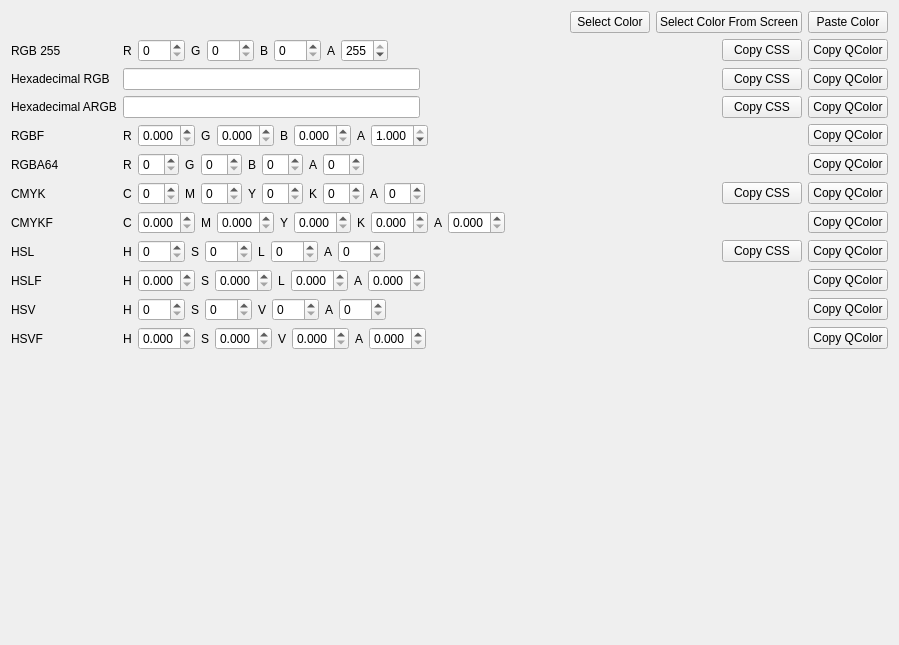
<?xml version="1.0" encoding="UTF-8"?>
<ui version="4.0">
 <class>CustomWidget</class>
 <widget class="QWidget" name="CustomWidget">
  <property name="geometry">
   <rect>
    <x>0</x>
    <y>0</y>
    <width>899</width>
    <height>645</height>
   </rect>
  </property>
  <property name="windowTitle">
   <string>Form</string>
  </property>
  <property name="locale">
   <locale language="English" country="UnitedStates"/>
  </property>
  <layout class="QVBoxLayout" name="verticalLayout" stretch="0,1">
   <item>
    <layout class="QHBoxLayout" name="horizontalLayout">
     <item>
      <widget class="QWidget" name="colorWidget" native="true">
       <property name="sizePolicy">
        <sizepolicy hsizetype="Expanding" vsizetype="Expanding">
         <horstretch>0</horstretch>
         <verstretch>0</verstretch>
        </sizepolicy>
       </property>
       <property name="minimumSize">
        <size>
         <width>0</width>
         <height>0</height>
        </size>
       </property>
      </widget>
     </item>
     <item>
      <widget class="QPushButton" name="selectColorButton">
       <property name="text">
        <string>Select Color</string>
       </property>
      </widget>
     </item>
     <item>
      <widget class="QPushButton" name="selectFromScreenButton">
       <property name="text">
        <string>Select Color From Screen</string>
       </property>
      </widget>
     </item>
     <item>
      <widget class="QPushButton" name="pasteQColorButton">
       <property name="toolTip">
        <string>Paste QColor or CSS color</string>
       </property>
       <property name="text">
        <string>Paste Color</string>
       </property>
       <property name="icon">
        <iconset theme="QIcon::ThemeIcon::EditPaste"/>
       </property>
      </widget>
     </item>
    </layout>
   </item>
   <item>
    <layout class="QFormLayout" name="formLayout">
     <item row="0" column="0">
      <widget class="QLabel" name="label">
       <property name="text">
        <string>RGB 255</string>
       </property>
      </widget>
     </item>
     <item row="0" column="1">
      <layout class="QHBoxLayout" name="horizontalLayout_2">
       <item>
        <widget class="QLabel" name="label_2">
         <property name="text">
          <string>R</string>
         </property>
        </widget>
       </item>
       <item>
        <widget class="QSpinBox" name="red255">
         <property name="maximum">
          <number>255</number>
         </property>
        </widget>
       </item>
       <item>
        <widget class="QLabel" name="label_3">
         <property name="text">
          <string>G</string>
         </property>
        </widget>
       </item>
       <item>
        <widget class="QSpinBox" name="green255">
         <property name="maximum">
          <number>255</number>
         </property>
        </widget>
       </item>
       <item>
        <widget class="QLabel" name="label_4">
         <property name="text">
          <string>B</string>
         </property>
        </widget>
       </item>
       <item>
        <widget class="QSpinBox" name="blue255">
         <property name="maximum">
          <number>255</number>
         </property>
        </widget>
       </item>
       <item>
        <widget class="QLabel" name="label_20">
         <property name="text">
          <string>A</string>
         </property>
        </widget>
       </item>
       <item>
        <widget class="QSpinBox" name="alpha255">
         <property name="maximum">
          <number>255</number>
         </property>
         <property name="value">
          <number>255</number>
         </property>
        </widget>
       </item>
       <item>
        <spacer name="horizontalSpacer">
         <property name="orientation">
          <enum>Qt::Orientation::Horizontal</enum>
         </property>
         <property name="sizeHint" stdset="0">
          <size>
           <width>40</width>
           <height>20</height>
          </size>
         </property>
        </spacer>
       </item>
       <item>
        <widget class="QPushButton" name="copyRGBCSSButton">
         <property name="text">
          <string>Copy CSS</string>
         </property>
         <property name="icon">
          <iconset theme="QIcon::ThemeIcon::EditCopy"/>
         </property>
        </widget>
       </item>
       <item>
        <widget class="QPushButton" name="copyQColorButton">
         <property name="toolTip">
          <string>Copy As QColor::fromRgb</string>
         </property>
         <property name="text">
          <string>Copy QColor</string>
         </property>
         <property name="icon">
          <iconset theme="QIcon::ThemeIcon::EditCopy"/>
         </property>
        </widget>
       </item>
      </layout>
     </item>
     <item row="1" column="0">
      <widget class="QLabel" name="label_5">
       <property name="text">
        <string>Hexadecimal RGB</string>
       </property>
      </widget>
     </item>
     <item row="1" column="1">
      <layout class="QHBoxLayout" name="horizontalLayout_3">
       <item>
        <widget class="QLineEdit" name="hexRGBLineEdit"/>
       </item>
       <item>
        <spacer name="horizontalSpacer_2">
         <property name="orientation">
          <enum>Qt::Orientation::Horizontal</enum>
         </property>
         <property name="sizeHint" stdset="0">
          <size>
           <width>40</width>
           <height>20</height>
          </size>
         </property>
        </spacer>
       </item>
       <item>
        <widget class="QPushButton" name="copyHexRGBCSSButton">
         <property name="text">
          <string>Copy CSS</string>
         </property>
         <property name="icon">
          <iconset theme="QIcon::ThemeIcon::EditCopy"/>
         </property>
        </widget>
       </item>
       <item>
        <widget class="QPushButton" name="copyHexButton">
         <property name="toolTip">
          <string>Copy as QColor::fromRgb</string>
         </property>
         <property name="text">
          <string>Copy QColor</string>
         </property>
         <property name="icon">
          <iconset theme="QIcon::ThemeIcon::EditCopy"/>
         </property>
        </widget>
       </item>
      </layout>
     </item>
     <item row="3" column="0">
      <widget class="QLabel" name="label_6">
       <property name="text">
        <string>RGBF</string>
       </property>
      </widget>
     </item>
     <item row="3" column="1">
      <layout class="QHBoxLayout" name="horizontalLayout_4">
       <item>
        <widget class="QLabel" name="label_12">
         <property name="text">
          <string>R</string>
         </property>
        </widget>
       </item>
       <item>
        <widget class="QDoubleSpinBox" name="redf">
         <property name="decimals">
          <number>3</number>
         </property>
         <property name="maximum">
          <double>1.000000000000000</double>
         </property>
         <property name="singleStep">
          <double>0.010000000000000</double>
         </property>
        </widget>
       </item>
       <item>
        <widget class="QLabel" name="label_13">
         <property name="text">
          <string>G</string>
         </property>
        </widget>
       </item>
       <item>
        <widget class="QDoubleSpinBox" name="greenf">
         <property name="decimals">
          <number>3</number>
         </property>
         <property name="maximum">
          <double>1.000000000000000</double>
         </property>
         <property name="singleStep">
          <double>0.010000000000000</double>
         </property>
        </widget>
       </item>
       <item>
        <widget class="QLabel" name="label_14">
         <property name="text">
          <string>B</string>
         </property>
        </widget>
       </item>
       <item>
        <widget class="QDoubleSpinBox" name="bluef">
         <property name="decimals">
          <number>3</number>
         </property>
         <property name="maximum">
          <double>1.000000000000000</double>
         </property>
         <property name="singleStep">
          <double>0.010000000000000</double>
         </property>
        </widget>
       </item>
       <item>
        <widget class="QLabel" name="label_21">
         <property name="text">
          <string>A</string>
         </property>
        </widget>
       </item>
       <item>
        <widget class="QDoubleSpinBox" name="alphaf">
         <property name="decimals">
          <number>3</number>
         </property>
         <property name="maximum">
          <double>1.000000000000000</double>
         </property>
         <property name="singleStep">
          <double>0.010000000000000</double>
         </property>
         <property name="value">
          <double>1.000000000000000</double>
         </property>
        </widget>
       </item>
       <item>
        <spacer name="horizontalSpacer_3">
         <property name="orientation">
          <enum>Qt::Orientation::Horizontal</enum>
         </property>
         <property name="sizeHint" stdset="0">
          <size>
           <width>40</width>
           <height>20</height>
          </size>
         </property>
        </spacer>
       </item>
       <item>
        <widget class="QPushButton" name="copyRgbfButton">
         <property name="toolTip">
          <string>Copy as QColor::fromRgbF</string>
         </property>
         <property name="text">
          <string>Copy QColor</string>
         </property>
         <property name="icon">
          <iconset theme="QIcon::ThemeIcon::EditCopy"/>
         </property>
        </widget>
       </item>
      </layout>
     </item>
     <item row="4" column="0">
      <widget class="QLabel" name="label_7">
       <property name="text">
        <string>RGBA64</string>
       </property>
      </widget>
     </item>
     <item row="4" column="1">
      <layout class="QHBoxLayout" name="horizontalLayout_5">
       <item>
        <widget class="QLabel" name="label_8">
         <property name="text">
          <string>R</string>
         </property>
        </widget>
       </item>
       <item>
        <widget class="QSpinBox" name="red64"/>
       </item>
       <item>
        <widget class="QLabel" name="label_9">
         <property name="text">
          <string>G</string>
         </property>
        </widget>
       </item>
       <item>
        <widget class="QSpinBox" name="green64"/>
       </item>
       <item>
        <widget class="QLabel" name="label_10">
         <property name="text">
          <string>B</string>
         </property>
        </widget>
       </item>
       <item>
        <widget class="QSpinBox" name="blue64"/>
       </item>
       <item>
        <widget class="QLabel" name="label_11">
         <property name="text">
          <string>A</string>
         </property>
        </widget>
       </item>
       <item>
        <widget class="QSpinBox" name="alpha64"/>
       </item>
       <item>
        <spacer name="horizontalSpacer_4">
         <property name="orientation">
          <enum>Qt::Orientation::Horizontal</enum>
         </property>
         <property name="sizeHint" stdset="0">
          <size>
           <width>40</width>
           <height>20</height>
          </size>
         </property>
        </spacer>
       </item>
       <item>
        <widget class="QPushButton" name="copyRgba64Button">
         <property name="toolTip">
          <string>Copy as QColor::fromRgb64</string>
         </property>
         <property name="text">
          <string>Copy QColor</string>
         </property>
         <property name="icon">
          <iconset theme="QIcon::ThemeIcon::EditCopy"/>
         </property>
        </widget>
       </item>
      </layout>
     </item>
     <item row="5" column="0">
      <widget class="QLabel" name="label_15">
       <property name="text">
        <string>CMYK</string>
       </property>
      </widget>
     </item>
     <item row="5" column="1">
      <layout class="QHBoxLayout" name="horizontalLayout_6">
       <item>
        <widget class="QLabel" name="label_16">
         <property name="text">
          <string>C</string>
         </property>
        </widget>
       </item>
       <item>
        <widget class="QSpinBox" name="cmykC"/>
       </item>
       <item>
        <widget class="QLabel" name="label_17">
         <property name="text">
          <string>M</string>
         </property>
        </widget>
       </item>
       <item>
        <widget class="QSpinBox" name="cmykM"/>
       </item>
       <item>
        <widget class="QLabel" name="label_18">
         <property name="text">
          <string>Y</string>
         </property>
        </widget>
       </item>
       <item>
        <widget class="QSpinBox" name="cmykY"/>
       </item>
       <item>
        <widget class="QLabel" name="label_19">
         <property name="text">
          <string>K</string>
         </property>
        </widget>
       </item>
       <item>
        <widget class="QSpinBox" name="cmykK"/>
       </item>
       <item>
        <widget class="QLabel" name="label_22">
         <property name="text">
          <string>A</string>
         </property>
        </widget>
       </item>
       <item>
        <widget class="QSpinBox" name="cmykA"/>
       </item>
       <item>
        <spacer name="horizontalSpacer_5">
         <property name="orientation">
          <enum>Qt::Orientation::Horizontal</enum>
         </property>
         <property name="sizeHint" stdset="0">
          <size>
           <width>40</width>
           <height>20</height>
          </size>
         </property>
        </spacer>
       </item>
       <item>
        <widget class="QPushButton" name="copyCmykCSSButton">
         <property name="text">
          <string>Copy CSS</string>
         </property>
         <property name="icon">
          <iconset theme="QIcon::ThemeIcon::EditCopy"/>
         </property>
        </widget>
       </item>
       <item>
        <widget class="QPushButton" name="copyCmykButton">
         <property name="toolTip">
          <string>Copy as QColor::fromCmyk</string>
         </property>
         <property name="text">
          <string>Copy QColor</string>
         </property>
         <property name="icon">
          <iconset theme="QIcon::ThemeIcon::EditCopy"/>
         </property>
        </widget>
       </item>
      </layout>
     </item>
     <item row="6" column="0">
      <widget class="QLabel" name="label_23">
       <property name="text">
        <string>CMYKF</string>
       </property>
      </widget>
     </item>
     <item row="6" column="1">
      <layout class="QHBoxLayout" name="horizontalLayout_7">
       <item>
        <widget class="QLabel" name="label_28">
         <property name="text">
          <string>C</string>
         </property>
        </widget>
       </item>
       <item>
        <widget class="QDoubleSpinBox" name="cmykfC">
         <property name="decimals">
          <number>3</number>
         </property>
         <property name="maximum">
          <double>1.000000000000000</double>
         </property>
         <property name="singleStep">
          <double>0.010000000000000</double>
         </property>
        </widget>
       </item>
       <item>
        <widget class="QLabel" name="label_29">
         <property name="text">
          <string>M</string>
         </property>
        </widget>
       </item>
       <item>
        <widget class="QDoubleSpinBox" name="cmykfM">
         <property name="decimals">
          <number>3</number>
         </property>
         <property name="maximum">
          <double>1.000000000000000</double>
         </property>
         <property name="singleStep">
          <double>0.010000000000000</double>
         </property>
        </widget>
       </item>
       <item>
        <widget class="QLabel" name="label_30">
         <property name="text">
          <string>Y</string>
         </property>
        </widget>
       </item>
       <item>
        <widget class="QDoubleSpinBox" name="cmykfY">
         <property name="decimals">
          <number>3</number>
         </property>
         <property name="maximum">
          <double>1.000000000000000</double>
         </property>
         <property name="singleStep">
          <double>0.010000000000000</double>
         </property>
        </widget>
       </item>
       <item>
        <widget class="QLabel" name="label_31">
         <property name="text">
          <string>K</string>
         </property>
        </widget>
       </item>
       <item>
        <widget class="QDoubleSpinBox" name="cmykfK">
         <property name="decimals">
          <number>3</number>
         </property>
         <property name="maximum">
          <double>1.000000000000000</double>
         </property>
         <property name="singleStep">
          <double>0.010000000000000</double>
         </property>
        </widget>
       </item>
       <item>
        <widget class="QLabel" name="label_32">
         <property name="text">
          <string>A</string>
         </property>
        </widget>
       </item>
       <item>
        <widget class="QDoubleSpinBox" name="cmykfA">
         <property name="decimals">
          <number>3</number>
         </property>
         <property name="maximum">
          <double>1.000000000000000</double>
         </property>
         <property name="singleStep">
          <double>0.010000000000000</double>
         </property>
        </widget>
       </item>
       <item>
        <spacer name="horizontalSpacer_6">
         <property name="orientation">
          <enum>Qt::Orientation::Horizontal</enum>
         </property>
         <property name="sizeHint" stdset="0">
          <size>
           <width>40</width>
           <height>20</height>
          </size>
         </property>
        </spacer>
       </item>
       <item>
        <widget class="QPushButton" name="copyCmykFButton">
         <property name="toolTip">
          <string>Copy as QColor::fromCmykF</string>
         </property>
         <property name="text">
          <string>Copy QColor</string>
         </property>
         <property name="icon">
          <iconset theme="QIcon::ThemeIcon::EditCopy"/>
         </property>
        </widget>
       </item>
      </layout>
     </item>
     <item row="7" column="0">
      <widget class="QLabel" name="label_24">
       <property name="text">
        <string>HSL</string>
       </property>
      </widget>
     </item>
     <item row="7" column="1">
      <layout class="QHBoxLayout" name="horizontalLayout_8">
       <item>
        <widget class="QLabel" name="label_33">
         <property name="text">
          <string>H</string>
         </property>
        </widget>
       </item>
       <item>
        <widget class="QSpinBox" name="hslH">
         <property name="maximum">
          <number>255</number>
         </property>
        </widget>
       </item>
       <item>
        <widget class="QLabel" name="label_34">
         <property name="text">
          <string>S</string>
         </property>
        </widget>
       </item>
       <item>
        <widget class="QSpinBox" name="hslS">
         <property name="maximum">
          <number>255</number>
         </property>
        </widget>
       </item>
       <item>
        <widget class="QLabel" name="label_35">
         <property name="text">
          <string>L</string>
         </property>
        </widget>
       </item>
       <item>
        <widget class="QSpinBox" name="hslL">
         <property name="maximum">
          <number>255</number>
         </property>
        </widget>
       </item>
       <item>
        <widget class="QLabel" name="label_36">
         <property name="text">
          <string>A</string>
         </property>
        </widget>
       </item>
       <item>
        <widget class="QSpinBox" name="hslA">
         <property name="maximum">
          <number>255</number>
         </property>
        </widget>
       </item>
       <item>
        <spacer name="horizontalSpacer_7">
         <property name="orientation">
          <enum>Qt::Orientation::Horizontal</enum>
         </property>
         <property name="sizeHint" stdset="0">
          <size>
           <width>40</width>
           <height>20</height>
          </size>
         </property>
        </spacer>
       </item>
       <item>
        <widget class="QPushButton" name="copyHslCSSButton">
         <property name="text">
          <string>Copy CSS</string>
         </property>
         <property name="icon">
          <iconset theme="QIcon::ThemeIcon::EditCopy"/>
         </property>
        </widget>
       </item>
       <item>
        <widget class="QPushButton" name="copyHslButton">
         <property name="toolTip">
          <string>Copy as QColor::fromHsl</string>
         </property>
         <property name="text">
          <string>Copy QColor</string>
         </property>
         <property name="icon">
          <iconset theme="QIcon::ThemeIcon::EditCopy"/>
         </property>
        </widget>
       </item>
      </layout>
     </item>
     <item row="8" column="0">
      <widget class="QLabel" name="label_25">
       <property name="text">
        <string>HSLF</string>
       </property>
      </widget>
     </item>
     <item row="8" column="1">
      <layout class="QHBoxLayout" name="horizontalLayout_9">
       <item>
        <widget class="QLabel" name="label_37">
         <property name="text">
          <string>H</string>
         </property>
        </widget>
       </item>
       <item>
        <widget class="QDoubleSpinBox" name="hslfH">
         <property name="decimals">
          <number>3</number>
         </property>
         <property name="maximum">
          <double>1.000000000000000</double>
         </property>
         <property name="singleStep">
          <double>0.010000000000000</double>
         </property>
        </widget>
       </item>
       <item>
        <widget class="QLabel" name="label_38">
         <property name="text">
          <string>S</string>
         </property>
        </widget>
       </item>
       <item>
        <widget class="QDoubleSpinBox" name="hslfS">
         <property name="decimals">
          <number>3</number>
         </property>
         <property name="maximum">
          <double>1.000000000000000</double>
         </property>
         <property name="singleStep">
          <double>0.010000000000000</double>
         </property>
        </widget>
       </item>
       <item>
        <widget class="QLabel" name="label_39">
         <property name="text">
          <string>L</string>
         </property>
        </widget>
       </item>
       <item>
        <widget class="QDoubleSpinBox" name="hslfL">
         <property name="decimals">
          <number>3</number>
         </property>
         <property name="maximum">
          <double>1.000000000000000</double>
         </property>
         <property name="singleStep">
          <double>0.010000000000000</double>
         </property>
        </widget>
       </item>
       <item>
        <widget class="QLabel" name="label_40">
         <property name="text">
          <string>A</string>
         </property>
        </widget>
       </item>
       <item>
        <widget class="QDoubleSpinBox" name="hslfA">
         <property name="decimals">
          <number>3</number>
         </property>
         <property name="maximum">
          <double>1.000000000000000</double>
         </property>
         <property name="singleStep">
          <double>0.010000000000000</double>
         </property>
        </widget>
       </item>
       <item>
        <spacer name="horizontalSpacer_10">
         <property name="orientation">
          <enum>Qt::Orientation::Horizontal</enum>
         </property>
         <property name="sizeHint" stdset="0">
          <size>
           <width>40</width>
           <height>20</height>
          </size>
         </property>
        </spacer>
       </item>
       <item>
        <widget class="QPushButton" name="copyHslFButton">
         <property name="toolTip">
          <string>Copy as QColor::fromHslF</string>
         </property>
         <property name="text">
          <string>Copy QColor</string>
         </property>
         <property name="icon">
          <iconset theme="QIcon::ThemeIcon::EditCopy"/>
         </property>
        </widget>
       </item>
      </layout>
     </item>
     <item row="9" column="0">
      <widget class="QLabel" name="label_26">
       <property name="text">
        <string>HSV</string>
       </property>
      </widget>
     </item>
     <item row="9" column="1">
      <layout class="QHBoxLayout" name="horizontalLayout_10">
       <item>
        <widget class="QLabel" name="label_41">
         <property name="text">
          <string>H</string>
         </property>
        </widget>
       </item>
       <item>
        <widget class="QSpinBox" name="hsvH">
         <property name="maximum">
          <number>255</number>
         </property>
        </widget>
       </item>
       <item>
        <widget class="QLabel" name="label_42">
         <property name="text">
          <string>S</string>
         </property>
        </widget>
       </item>
       <item>
        <widget class="QSpinBox" name="hsvS">
         <property name="maximum">
          <number>255</number>
         </property>
        </widget>
       </item>
       <item>
        <widget class="QLabel" name="label_43">
         <property name="text">
          <string>V</string>
         </property>
        </widget>
       </item>
       <item>
        <widget class="QSpinBox" name="hsvV">
         <property name="maximum">
          <number>255</number>
         </property>
        </widget>
       </item>
       <item>
        <widget class="QLabel" name="label_44">
         <property name="text">
          <string>A</string>
         </property>
        </widget>
       </item>
       <item>
        <widget class="QSpinBox" name="hsvA">
         <property name="maximum">
          <number>255</number>
         </property>
        </widget>
       </item>
       <item>
        <spacer name="horizontalSpacer_8">
         <property name="orientation">
          <enum>Qt::Orientation::Horizontal</enum>
         </property>
         <property name="sizeHint" stdset="0">
          <size>
           <width>40</width>
           <height>20</height>
          </size>
         </property>
        </spacer>
       </item>
       <item>
        <widget class="QPushButton" name="copyHsvButton">
         <property name="toolTip">
          <string>Copy as QColor::fromHsv</string>
         </property>
         <property name="text">
          <string>Copy QColor</string>
         </property>
         <property name="icon">
          <iconset theme="QIcon::ThemeIcon::EditCopy"/>
         </property>
        </widget>
       </item>
      </layout>
     </item>
     <item row="10" column="0">
      <widget class="QLabel" name="label_27">
       <property name="text">
        <string>HSVF</string>
       </property>
      </widget>
     </item>
     <item row="10" column="1">
      <layout class="QHBoxLayout" name="horizontalLayout_11">
       <item>
        <widget class="QLabel" name="label_45">
         <property name="text">
          <string>H</string>
         </property>
        </widget>
       </item>
       <item>
        <widget class="QDoubleSpinBox" name="hsvfH">
         <property name="decimals">
          <number>3</number>
         </property>
         <property name="maximum">
          <double>1.000000000000000</double>
         </property>
         <property name="singleStep">
          <double>0.010000000000000</double>
         </property>
        </widget>
       </item>
       <item>
        <widget class="QLabel" name="label_46">
         <property name="text">
          <string>S</string>
         </property>
        </widget>
       </item>
       <item>
        <widget class="QDoubleSpinBox" name="hsvfS">
         <property name="decimals">
          <number>3</number>
         </property>
         <property name="maximum">
          <double>1.000000000000000</double>
         </property>
         <property name="singleStep">
          <double>0.010000000000000</double>
         </property>
        </widget>
       </item>
       <item>
        <widget class="QLabel" name="label_47">
         <property name="text">
          <string>V</string>
         </property>
        </widget>
       </item>
       <item>
        <widget class="QDoubleSpinBox" name="hsvfV">
         <property name="decimals">
          <number>3</number>
         </property>
         <property name="maximum">
          <double>1.000000000000000</double>
         </property>
         <property name="singleStep">
          <double>0.010000000000000</double>
         </property>
        </widget>
       </item>
       <item>
        <widget class="QLabel" name="label_48">
         <property name="text">
          <string>A</string>
         </property>
        </widget>
       </item>
       <item>
        <widget class="QDoubleSpinBox" name="hsvfA">
         <property name="decimals">
          <number>3</number>
         </property>
         <property name="maximum">
          <double>1.000000000000000</double>
         </property>
         <property name="singleStep">
          <double>0.010000000000000</double>
         </property>
        </widget>
       </item>
       <item>
        <spacer name="horizontalSpacer_9">
         <property name="orientation">
          <enum>Qt::Orientation::Horizontal</enum>
         </property>
         <property name="sizeHint" stdset="0">
          <size>
           <width>40</width>
           <height>20</height>
          </size>
         </property>
        </spacer>
       </item>
       <item>
        <widget class="QPushButton" name="copyHsvFButton">
         <property name="toolTip">
          <string>Copy as QColor::fromHsvF</string>
         </property>
         <property name="text">
          <string>Copy QColor</string>
         </property>
         <property name="icon">
          <iconset theme="QIcon::ThemeIcon::EditCopy"/>
         </property>
        </widget>
       </item>
      </layout>
     </item>
     <item row="2" column="0">
      <widget class="QLabel" name="label_49">
       <property name="text">
        <string>Hexadecimal ARGB</string>
       </property>
      </widget>
     </item>
     <item row="2" column="1">
      <layout class="QHBoxLayout" name="horizontalLayout_12">
       <item>
        <widget class="QLineEdit" name="hexARGBLineEdit"/>
       </item>
       <item>
        <spacer name="horizontalSpacer_11">
         <property name="orientation">
          <enum>Qt::Orientation::Horizontal</enum>
         </property>
         <property name="sizeHint" stdset="0">
          <size>
           <width>40</width>
           <height>20</height>
          </size>
         </property>
        </spacer>
       </item>
       <item>
        <widget class="QPushButton" name="copyHexARGBCSSButton">
         <property name="text">
          <string>Copy CSS</string>
         </property>
         <property name="icon">
          <iconset theme="QIcon::ThemeIcon::EditCopy"/>
         </property>
        </widget>
       </item>
       <item>
        <widget class="QPushButton" name="copyARGBQColorButton">
         <property name="text">
          <string>Copy QColor</string>
         </property>
         <property name="icon">
          <iconset theme="QIcon::ThemeIcon::EditCopy"/>
         </property>
        </widget>
       </item>
      </layout>
     </item>
    </layout>
   </item>
  </layout>
 </widget>
 <resources/>
 <connections/>
</ui>
